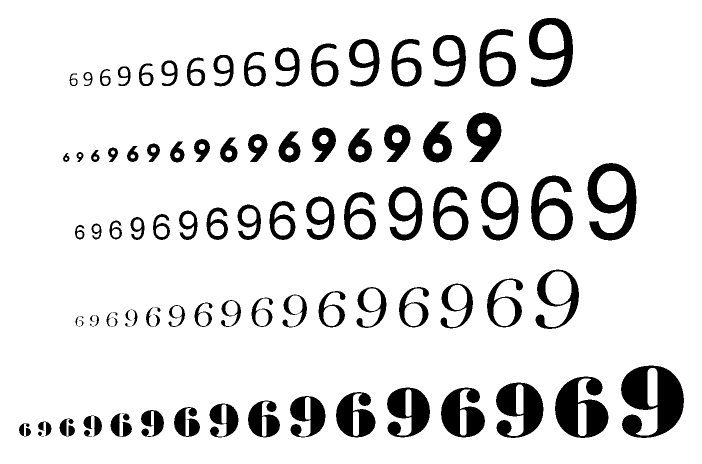
%> input picture Reconocimiento de patrones:numeros/test96.bmp, 1404 x 927 px (shown at 1/2 size)
$ octave Test96.m   (GNU Octave 9; MATLAB toolbox functions it lacks are replaced by stand-ins)
%> lines starting %> are read from the running program, lines starting %| are printed output that depends on the picture; in (x1, y1, x2, y2) boxes, pixels count from 0 and x2, y2 are one past the last pixel; in counts of white or black regions, pixels touching at a corner belong together; the program's own positions count from 1
Im1=double(imread('test96.bmp'));
%> Im1: size 927x1404 double; values 0 (black) and 1 (white), 88.2% white; 101 black regions (10 under 20 px), largest, box (x1, y1, x2, y2) and area: (1242, 731, 1368, 876) 11088, (1110, 753, 1217, 876) 8033, (1175, 326, 1273, 481) 6710
Im1=imbinarize(Im1);
h=[0,1,0;1,1,1;0,1,0];
Im1=imerode(Im1,h);
%> Im1: size 927x1404 logical; 86.3% white; 80 black regions, largest, box (x1, y1, x2, y2) and area: (1241, 730, 1369, 877) 11859, (1109, 752, 1218, 877) 8670, (1174, 325, 1274, 482) 7441
Im1=imopen(Im1,h);
%> Im1: size 927x1404 logical; 86.3% white; 80 black regions, largest, box (x1, y1, x2, y2) and area: (1241, 730, 1369, 877) 11864, (1109, 752, 1218, 877) 8676, (1174, 325, 1274, 482) 7444


[whiteMatrix, n]=bwlabel(Im1);
%> whiteMatrix: size 927x1404 double; 77 distinct labels, from 0 to 76
%> n = 76
Im2=not(Im1);
[blackMatrix, n2]=bwlabel(Im2);
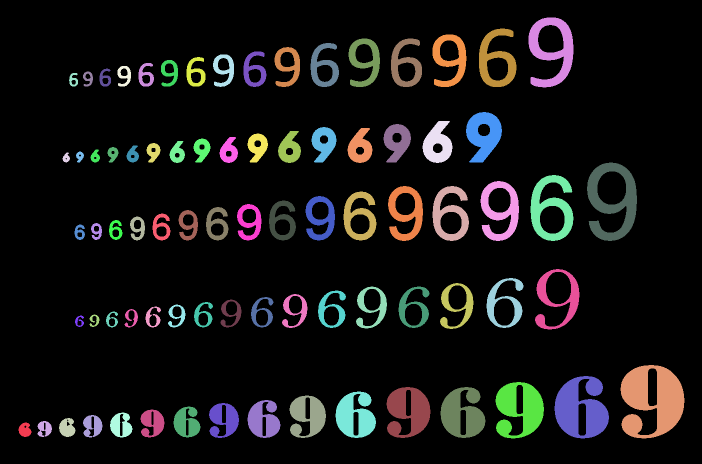
%> blackMatrix: size 927x1404 double (shown at 1/2 size); 81 distinct labels, from 0 to 80; one colour per label, 0 black
%> n2 = 80
figure(1), imshow(whiteMatrix)
whiteProperties=regionprops(whiteMatrix,'all');
%> whiteProperties = 76 regions; largest, box (x1, y1, x2, y2), Area, Centroid, MajorAxisLength, MinorAxisLength and Eccentricity: (0, 0, 1404, 927) 1076035 [679.9 455.9] 1677.9 1073.4 0.769, (1195, 343, 1252, 409) 3086 [1224.2 376.8] 67.4 58.34 0.501, (1092, 544, 1142, 608) 2625 [1117.4 576.6] 65.38 51.17 0.623
whiteProperties(1)=[];
blackProperties=regionprops(blackMatrix,'all');
%> blackProperties = 80 regions; largest, box (x1, y1, x2, y2), Area, Centroid, MajorAxisLength, MinorAxisLength and Eccentricity: (1241, 730, 1369, 877) 11864 [1305.4 800.7] 152.3 141.8 0.365, (1109, 752, 1218, 877) 8676 [1162.6 817.5] 129.7 114.5 0.47, (1174, 325, 1274, 482) 7444 [1226.3 403.2] 178.5 118.9 0.746
resultsNine=(whiteMatrix*0)+1;
%> resultsNine: size 927x1404 double; every value is 1
resultsSix=(whiteMatrix*0)+1;

for n=1:size(blackProperties,1)
    rectangle('Position',blackProperties(n).BoundingBox,'EdgeColor','g','LineWidth',2)
end
%> this loop made 80 passes

for n=1:size(whiteProperties,1)
    rectangle('Position',whiteProperties(n).BoundingBox,'EdgeColor','b','LineWidth',2)
end
%> this loop made 75 passes
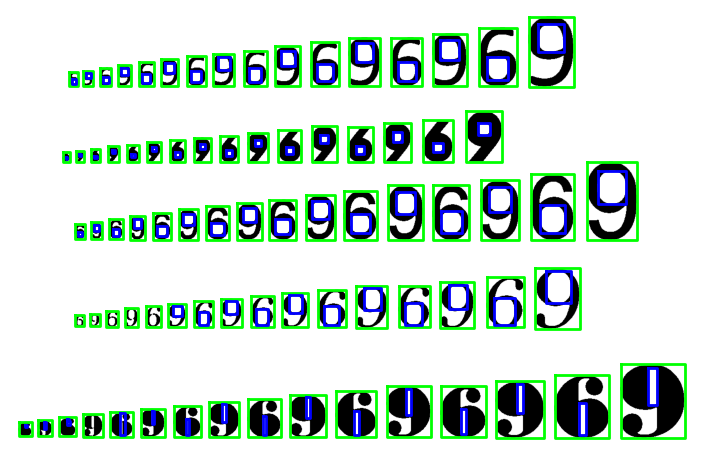
%> figure redrawn from the program's plot data; shown at 1/2 size

s=find([blackProperties.Area]<1200);
%> s = 34 values from 1 to 45
bw=Im1;
for n=1:size(s,2)
    d=round(blackProperties(s(n)).BoundingBox);
    bw(d(2):d(2)+d(4),d(1):d(1)+d(3))=1;
end
%> this loop made 34 passes
%> d on passes 1 to 8: [38 846 26 29], [76 843 29 32], [119 837 33 38], [126 306 15 20], [139 147 18 27], [150 450 21 31], [151 632 18 23], [153 304 16 22]

imshow(bw);
Im1=bw;
[whiteMatrix, n]=bwlabel(Im1);
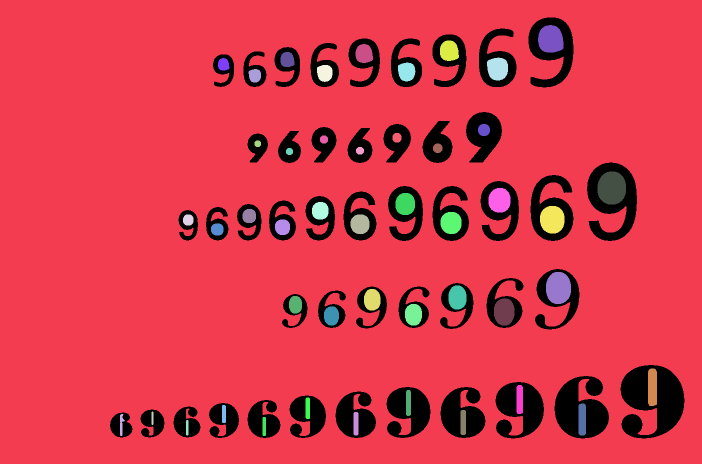
%> whiteMatrix: size 927x1404 double (shown at 1/2 size); 48 distinct labels, from 0 to 47; one colour per label, 0 black
%> n = 47
Im2=not(Im1);
[blackMatrix, n2]=bwlabel(Im2);
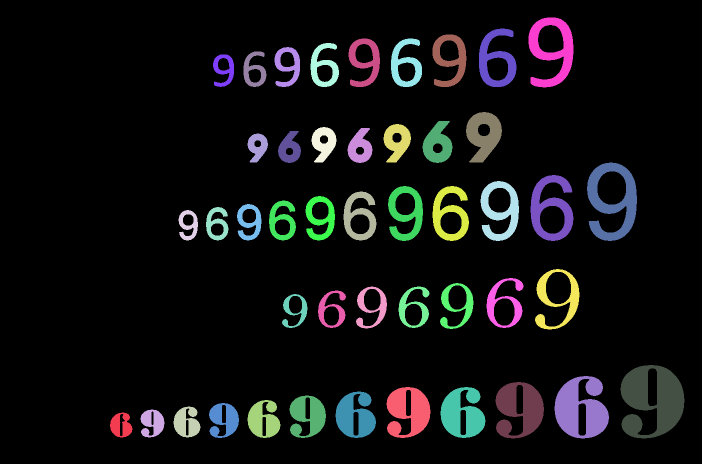
%> blackMatrix: size 927x1404 double (shown at 1/2 size); 47 distinct labels, from 0 to 46; one colour per label, 0 black
%> n2 = 46
figure(1), imshow(whiteMatrix)
whiteProperties=regionprops(whiteMatrix,'all');
%> whiteProperties = 47 regions; largest, box (x1, y1, x2, y2), Area, Centroid, MajorAxisLength, MinorAxisLength and Eccentricity: (0, 0, 1404, 927) 1102142 [671 455.8] 1675 1070.3 0.769, (1195, 343, 1252, 409) 3086 [1224.2 376.8] 67.4 58.34 0.501, (1092, 544, 1142, 608) 2625 [1117.4 576.6] 65.38 51.17 0.623
whiteProperties(1)=[];
blackProperties=regionprops(blackMatrix,'all');
%> blackProperties = 46 regions; largest, box (x1, y1, x2, y2), Area, Centroid, MajorAxisLength, MinorAxisLength and Eccentricity: (1241, 730, 1369, 877) 11864 [1305.4 800.7] 152.3 141.8 0.365, (1109, 752, 1218, 877) 8676 [1162.6 817.5] 129.7 114.5 0.47, (1174, 325, 1274, 482) 7444 [1226.3 403.2] 178.5 118.9 0.746
resultsNine=(whiteMatrix*0)+1;
resultsSix=(whiteMatrix*0)+1;

for n=1:size(blackProperties,1)
    rectangle('Position',blackProperties(n).BoundingBox,'EdgeColor','g','LineWidth',2)
end
%> this loop made 46 passes

for n=1:size(whiteProperties,1)
    rectangle('Position',whiteProperties(n).BoundingBox,'EdgeColor','b','LineWidth',2)
end

for aux=1:size(blackProperties,1)
CentroidBlack(aux,1)=blackProperties(aux).Centroid(1);
CentroidBlack(aux,2)=blackProperties(aux).Centroid(2);
CentroidBlack(aux,3)=blackProperties(aux).BoundingBox(1);
CentroidBlack(aux,4)=blackProperties(aux).BoundingBox(2);
CentroidBlack(aux,5)=blackProperties(aux).BoundingBox(3);
CentroidBlack(aux,6)=blackProperties(aux).BoundingBox(4);
end
%> after the loop, CentroidBlack = 46 rows, first 8: [242.6 851.4 220.5 825.5 45 50; 305.4 846.4 281.5 819.5 48 56; 373.9 845.6 347.5 813.5 54 62; 377.5 451 357.5 420.5 39 61; 434.4 447.9 412.5 414.5 45 67; 448.4 840.1 418.5 806.5 60 70; 448.9 140.1 426.5 109.5 42 65; 499.6 445 474.5 408.5 49 73]

for aux=1:size(whiteProperties,1)
CentroidWhite(aux,1)=whiteProperties(aux).Centroid(1);
CentroidWhite(aux,2)=whiteProperties(aux).Centroid(2);
CentroidWhite(aux,3)=whiteProperties(aux).BoundingBox(1);
CentroidWhite(aux,4)=whiteProperties(aux).BoundingBox(2);
CentroidWhite(aux,5)=whiteProperties(aux).BoundingBox(3);
CentroidWhite(aux,6)=whiteProperties(aux).BoundingBox(4);
CentroidWhite(aux,7)=whiteProperties(aux).Area;
end

[Black,k] = sort(CentroidBlack(:,1));
%> Black = 46 values from 242.6 to 1305.4; k = 46 values, max 46 at index 46, min 1 at index 1, mean 23.5
Black = [Black CentroidBlack(k,2)  CentroidBlack(k,3) CentroidBlack(k,4) CentroidBlack(k,5) CentroidBlack(k,6)];
%> Black has the same summary as CentroidBlack

[White,k] = sort(CentroidWhite(:,1));
%> White = 46 values from 243.4 to 1305.5
White = [White CentroidWhite(k,2) CentroidWhite(k,3) CentroidWhite(k,4) CentroidWhite(k,5) CentroidWhite(k,6)];
%> White = 46 rows, first 8: [243.4 849.4 240.5 828.5 10 44; 305.5 837 303.5 823.5 4 27; 375 856 372.5 840.5 5 31; 377 440.5 366.5 429.5 21 22; 435.2 459.5 422.5 447.5 25 24; 447.7 129.6 436.5 116.5 23 25; 448.5 828.6 444.5 810.5 8 36; 499.1 432.6 485.5 418.5 27 28]

for n=1:size(CentroidWhite,1)
%     rectangle('Position',blackProperties(n).BoundingBox,'EdgeColor','g','LineWidth',2)
%     rectangle('Position',whiteProperties(n).BoundingBox,'EdgeColor','b','LineWidth',2)
    hold on
    blackX=Black(n,1);
    blackY=Black(n,2);
    plot(blackX,blackY,'*');
    whiteX=White(n,1);
    whiteY=White(n,2);
    plot(whiteX,whiteY,'o');
    d=round(Black(n,:));
    auxS=2;
    if (blackY > whiteY)
        resultsNine(d(auxS+2):d(auxS+2)+d(auxS+4),d(auxS+1):d(auxS+1)+d(auxS+3))=Im1(d(auxS+2):d(auxS+2)+d(auxS+4),d(auxS+1):d(auxS+1)+d(auxS+3));
    else if (blackY < whiteY)
        resultsSix(d(auxS+2):d(auxS+2)+d(auxS+4),d(auxS+1):d(auxS+1)+d(auxS+3))=Im1(d(auxS+2):d(auxS+2)+d(auxS+4),d(auxS+1):d(auxS+1)+d(auxS+3));
        else
        resultsElse(d(auxS+2):d(auxS+2)+d(auxS+4),d(auxS+1):d(auxS+1)+d(auxS+3))=Im1(d(auxS+2):d(auxS+2)+d(auxS+4),d(auxS+1):d(auxS+1)+d(auxS+3));
        end
    end

end
%> this loop made 46 passes
%> (blackX, blackY, whiteX, whiteY, d) on passes 1 to 8: (242.6, 851.4, 243.4, 849.4, [243 851 221 826 45 50]), (305.4, 846.4, 305.5, 837, [305 846 282 820 48 56]), (373.9, 845.6, 375, 856, [374 846 348 814 54 62]), (377.5, 451, 377, 440.5, [378 451 358 421 39 61]), (434.4, 447.9, 435.2, 459.5, [434 448 413 415 45 67]), (448.4, 840.1, 447.7, 129.6, [448 840 419 807 60 70]), (448.9, 140.1, 448.5, 828.6, [449 140 427 110 42 65]), (499.6, 445, 499.1, 432.6, [500 445 475 409 49 73])
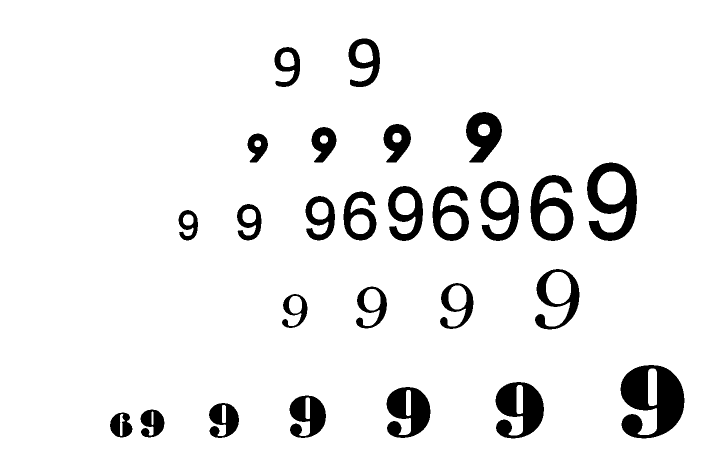
%> resultsNine: size 927x1404 double (shown at 1/2 size); values 0 (black) and 1 (white), 92.8% white; 26 black regions, largest, box (x1, y1, x2, y2) and area: (1241, 730, 1369, 877) 11864, (1174, 325, 1274, 482) 7444, (991, 764, 1088, 877) 6944
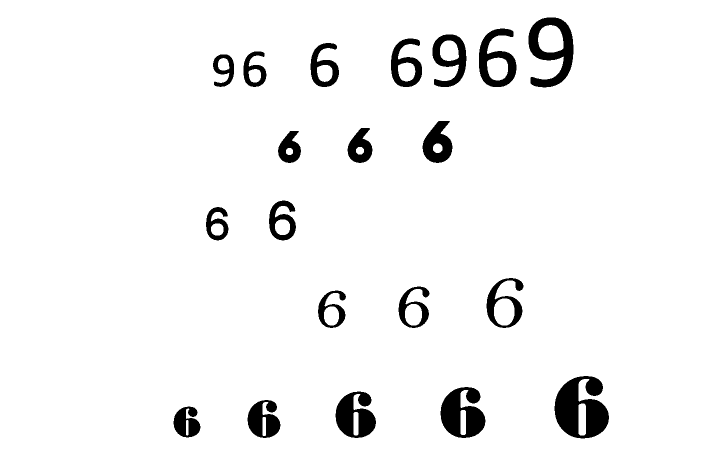
%> resultsSix: size 927x1404 double (shown at 1/2 size); values 0 (black) and 1 (white), 95.1% white; 20 black regions, largest, box (x1, y1, x2, y2) and area: (1109, 752, 1218, 877) 8676, (881, 774, 971, 876) 5924, (1057, 35, 1147, 175) 5894
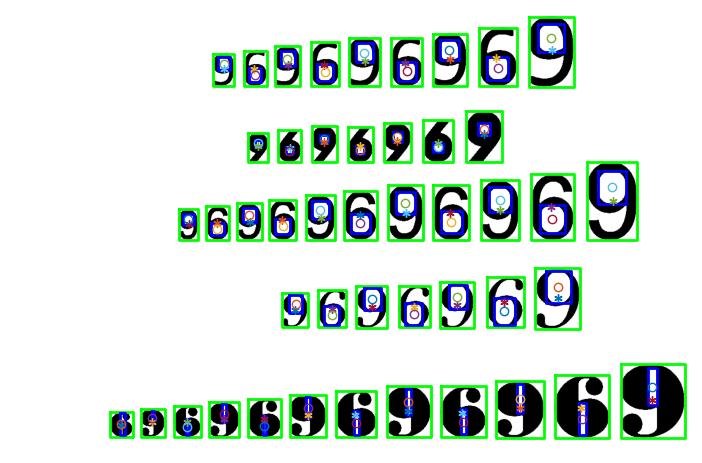
%> figure redrawn from the program's plot data; shown at 1/2 size
